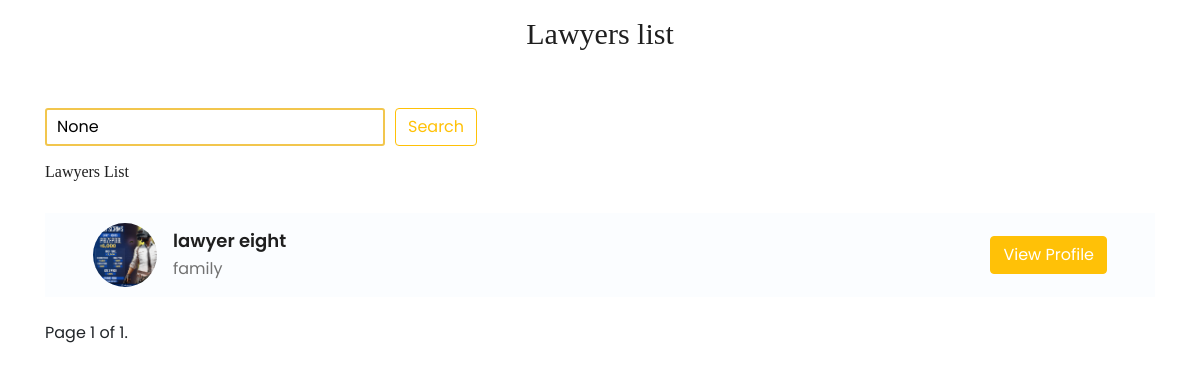
The page /lawyers_list/ on the database its author committed.
### accounts/models.py (models this page shows, shortened)
class LawyerProfile(models.Model):
    SPECIALIZATIONS = (
        ('family', 'Family Lawyer'),
        ('criminal', 'Criminal Lawyer'),
        ('consumer', 'Consumer Lawyer'),
        ('coperatelawyer', 'Coperate Lawyer'),
        ('civilrightlawyer', 'Civil Right Lawyer'),
        ('divorcelawyer', 'Divorce Lawyer'),
    )
    COURT = (
        ('jfcmcchangancherry', 'Judicial First Class Magistrate Court  Changancherry'),
        ('munsiff', 'Munsiff Court Changancherry'),
        ('jfcmcKanjirapally', 'Judicial First Class Magistrate Court  Kanjirapally'),
        ('munsifcourtkanjirapally', 'Munsiff Court Kanjirapally'),
        ('districtcourtkottayam', 'District Court Kottayam'),
        ('highcourtkochi', 'High Court Kochi'),
    )
    id = models.AutoField(primary_key=True)
    user = models.OneToOneField(CustomUser, on_delete=models.CASCADE, related_name='lawyer_profile')
    specialization = models.CharField(max_length=20, choices=SPECIALIZATIONS,blank=True)
    start_date = models.DateField(null=True)  # Date profession started
    experience = models.IntegerField(blank=True)  # Experience in years
    DEFAULT_PROFILE_PICTURE_PATH = 'uploads/default_profile_picture.png'
    profile_picture = models.ImageField(
        upload_to='uploads/',
        default=DEFAULT_PROFILE_PICTURE_PATH,  # Set the default profile picture path
        blank=True,
        null=True
    )
    certificates = models.ManyToManyField('Certificate', blank=True)
    license_no = models.CharField(max_length=30,blank=False)
    locations = TaggableManager()
    cases_won = models.IntegerField(null=True, blank=True)
    cases_lost = models.IntegerField(null=True, blank=True)
    total_cases_handeled = models.IntegerField(null=True, blank=True)
    currendly_handling = models.IntegerField(null=True, blank=True)
    experience = models.IntegerField(null=True, blank=True)
    court = models.CharField(max_length=200, choices=COURT,blank=True)

class CustomUser(AbstractUser):
    USER_TYPES = (
        ('admin', 'Admin'),
        ('lawyer', 'Lawyer'),
        ('student', 'Student'),
        ('client', 'Client'),
    )
    STATES = (
    ('Andhra Pradesh', 'Andhra Pradesh'),
    ('Arunachal Pradesh', 'Arunachal Pradesh'),
    ('Assam', 'Assam'),
    ('Bihar', 'Bihar'),
    ('Chhattisgarh', 'Chhattisgarh'),
    ('Goa', 'Goa'),
    ('Gujarat', 'Gujarat'),
    ('Haryana', 'Haryana'),
    ('Himachal Pradesh', 'Himachal Pradesh'),
    ('Jharkhand', 'Jharkhand'),
    ('Karnataka', 'Karnataka'),
    ('Kerala', 'Kerala'),
    ('Madhya Pradesh', 'Madhya Pradesh'),
    ('Maharashtra', 'Maharashtra'),
    ('Manipur', 'Manipur'),
    ('Meghalaya', 'Meghalaya'),
    ('Mizoram', 'Mizoram'),
    ('Nagaland', 'Nagaland'),
    ('Odisha', 'Odisha'),
    ('Punjab', 'Punjab'),
    ('Rajasthan', 'Rajasthan'),
    ('Sikkim', 'Sikkim'),
    ('Tamil Nadu', 'Tamil Nadu'),
    ('Telangana', 'Telangana'),
    ('Tripura', 'Tripura'),
    ('Uttar Pradesh', 'Uttar Pradesh'),
    ('Uttarakhand', 'Uttarakhand'),
    ('West Bengal', 'West Bengal'),
    ('Andaman and Nicobar Islands', 'Andaman and Nicobar Islands'),
    ('Chandigarh', 'Chandigarh'),
    ('Dadra and Nagar Haveli and Daman and Diu', 'Dadra and Nagar Haveli and Daman and Diu'),
    ('Lakshadweep', 'Lakshadweep'),
    ('Delhi', 'Delhi'),
    ('Puducherry', 'Puducherry'),
)
    user_type = models.CharField(max_length=10, choices=USER_TYPES, default='client')
    email = models.EmailField(unique=True, default='')  # Change: Use email as the username
    first_name = models.CharField(max_length=30, default='')  # Added: First name field
    last_name = models.CharField(max_length=30, default='')  # Added: Last name field
    address = models.TextField(default='',blank=True,)  # Added: Address field
    dob = models.DateField(default='2000-01-01',blank=True,)  # Added: Date of birth field
    pin = models.CharField(max_length=6, default='',blank=True,)  # Added: PIN code field
    state = models.CharField(max_length=50, choices=STATES, blank=True, null=False)
    phone = models.CharField(max_length=15,blank=True, unique=True)  # Added: Phone number field

### accounts/views.py (the view)
# urls.py: path('lawyers_list/', views.list_lawyers, name='list_lawyers'),
def list_lawyers(request):
    lawyers = LawyerProfile.objects.all()
    search_query = request.GET.get('search')
    if search_query:
        lawyers = lawyers.filter(
            Q(user__first_name__icontains=search_query) |
            Q(user__last_name__icontains=search_query)
        )
    page_number = request.GET.get('page')
    paginator = Paginator(lawyers, 10)  # Show 10 lawyers per page
    page = paginator.get_page(page_number)
    context = {
        'lawyers': page,  # Use the paginated lawyers
        'search_query': search_query,
    }
    return render(request, 'lawyerfulllist.html', context)

### accounts/templates/lawyerfulllist.html (shortened to what this page needs)
{% load static %}
<!DOCTYPE html>
<html lang="en">
<head>
    <link rel="stylesheet" href="{% static 'css/bootstrap.min.css' %}">
    <link rel="stylesheet" href="{% static 'css/font-awesome.min.css' %}">
    <link rel="stylesheet" href="{% static 'css/nice-select.css' %}">
    <link rel="stylesheet" href="{% static 'css/slicknav.css' %}">
    <link rel="stylesheet" href="{% static 'css/style.css' %}">
    <link rel="stylesheet" href="{% static 'css/search.css' %}">
</head>
<body>
    <h2 class="mt-3 text-center">Lawyers list</h2>
    <div class="container py-5">
        <div class="row">
            <div class="col-md-6">
                <form method="GET" action="{% url 'list_lawyers' %}">
                    <div class="search-sec">
                        <input type="text" name="search" value="{{ search_query }}" required />
                        <button class="btn btn-outline-warning" type="submit">Search</button>
                    </div>
                </form>
            </div>
        </div>
        <h5 class="my-3">Lawyers List</h5>
        <div class="row mt-3">
            {% for lawyer in lawyers %}
                <div class="col-sm-12 mt-3">
                    <div class="search-card px-5">
                        <div class="details">
                            <img src="{{ lawyer.profile_picture.url }}" alt="profile picture" />
                            <div>
                                <p><a href="{% url 'lawyer_details' lawyer.id %}">{{ lawyer.user.get_full_name }}</a></p>
                                <p>{{ lawyer.specialization }}</p>
                            </div>
                        </div>
                        <a href="{% url 'lawyer_details' lawyer.id %}" class="btn btn-warning text-white">View Profile</a>
                    </div>
                </div>
            {% endfor %}
        </div>
        <div class="pagination mt-4">
            <span class="step-links">
                <span class="current-page">
                    Page {{ lawyers.number }} of {{ lawyers.paginator.num_pages }}.
                </span>
            </span>
        </div>
    </div>
</body>
</html>

### static/css/search.css (style rules this page uses)
.search-sec { display: flex; column-gap: 10px; }
input { outline: none; border: 2px solid #f2c64d; border-radius: 3px; padding: 0 10px; }
.search-card { width: 100%; padding: 10px 2em; display: flex; justify-content: space-between; align-items: center; background-color: rgba(240, 248, 255, 0.304); }
.search-card .details { display: flex; }
.details img { width: 4em; height: 4em; object-fit: cover; border-radius: 50%; }
.details div { display: flex; flex-direction: column; justify-content: center; margin-left: 1em; }
.details div p { margin: 0; display: inline; }
.details div p:first-child { font-weight: 600; font-size: 18px; }

### rows shown on the page
LawyerProfile: profile_picture (picture), user.get_full_name "lawyer eight", specialization "family"

### other values the page prints
{{ lawyers.number }} "1"
{{ lawyers.paginator.num_pages }} "1"
